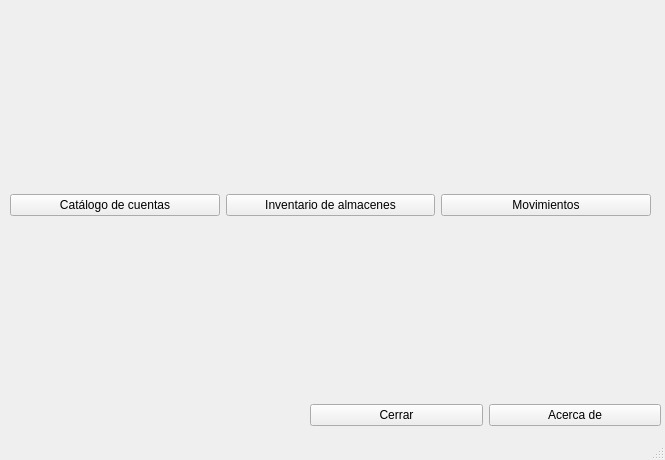
<?xml version="1.0" encoding="UTF-8"?>
<ui version="4.0">
 <class>MainWindow</class>
 <widget class="QMainWindow" name="MainWindow">
  <property name="geometry">
   <rect>
    <x>0</x>
    <y>0</y>
    <width>665</width>
    <height>460</height>
   </rect>
  </property>
  <property name="windowTitle">
   <string>Costos</string>
  </property>
  <widget class="QWidget" name="centralwidget">
   <widget class="QWidget" name="horizontalLayoutWidget">
    <property name="geometry">
     <rect>
      <x>310</x>
      <y>390</y>
      <width>351</width>
      <height>51</height>
     </rect>
    </property>
    <layout class="QHBoxLayout" name="horizontalLayout">
     <item>
      <widget class="QPushButton" name="pushButton_2">
       <property name="text">
        <string>Cerrar</string>
       </property>
      </widget>
     </item>
     <item>
      <widget class="QPushButton" name="pushButton">
       <property name="text">
        <string>Acerca de</string>
       </property>
      </widget>
     </item>
    </layout>
   </widget>
   <widget class="QWidget" name="horizontalLayoutWidget_2">
    <property name="geometry">
     <rect>
      <x>10</x>
      <y>90</y>
      <width>641</width>
      <height>231</height>
     </rect>
    </property>
    <layout class="QHBoxLayout" name="horizontalLayout_2">
     <item>
      <widget class="QPushButton" name="pushButton_3">
       <property name="sizePolicy">
        <sizepolicy hsizetype="Minimum" vsizetype="Maximum">
         <horstretch>0</horstretch>
         <verstretch>0</verstretch>
        </sizepolicy>
       </property>
       <property name="text">
        <string>Catálogo de cuentas</string>
       </property>
       <property name="icon">
        <iconset>
         <normaloff>assets/icons/catalogue.png</normaloff>assets/icons/catalogue.png</iconset>
       </property>
       <property name="iconSize">
        <size>
         <width>25</width>
         <height>25</height>
        </size>
       </property>
      </widget>
     </item>
     <item>
      <widget class="QPushButton" name="pushButton_4">
       <property name="sizePolicy">
        <sizepolicy hsizetype="Minimum" vsizetype="Maximum">
         <horstretch>0</horstretch>
         <verstretch>0</verstretch>
        </sizepolicy>
       </property>
       <property name="text">
        <string>Inventario de almacenes</string>
       </property>
       <property name="icon">
        <iconset>
         <normaloff>assets/icons/archive.png</normaloff>assets/icons/archive.png</iconset>
       </property>
       <property name="iconSize">
        <size>
         <width>25</width>
         <height>25</height>
        </size>
       </property>
      </widget>
     </item>
     <item>
      <widget class="QPushButton" name="pushButton_5">
       <property name="sizePolicy">
        <sizepolicy hsizetype="Minimum" vsizetype="Maximum">
         <horstretch>0</horstretch>
         <verstretch>0</verstretch>
        </sizepolicy>
       </property>
       <property name="text">
        <string>Movimientos</string>
       </property>
       <property name="icon">
        <iconset>
         <normaloff>assets/icons/registry.png</normaloff>assets/icons/registry.png</iconset>
       </property>
       <property name="iconSize">
        <size>
         <width>25</width>
         <height>25</height>
        </size>
       </property>
      </widget>
     </item>
    </layout>
   </widget>
   <widget class="QLabel" name="label">
    <property name="geometry">
     <rect>
      <x>270</x>
      <y>30</y>
      <width>111</width>
      <height>101</height>
     </rect>
    </property>
    <property name="text">
     <string/>
    </property>
    <property name="pixmap">
     <pixmap>assets/icons/accounting.png</pixmap>
    </property>
    <property name="scaledContents">
     <bool>true</bool>
    </property>
   </widget>
  </widget>
  <widget class="QMenuBar" name="menubar">
   <property name="geometry">
    <rect>
     <x>0</x>
     <y>0</y>
     <width>665</width>
     <height>29</height>
    </rect>
   </property>
  </widget>
  <widget class="QStatusBar" name="statusbar"/>
 </widget>
 <resources/>
 <connections/>
</ui>
